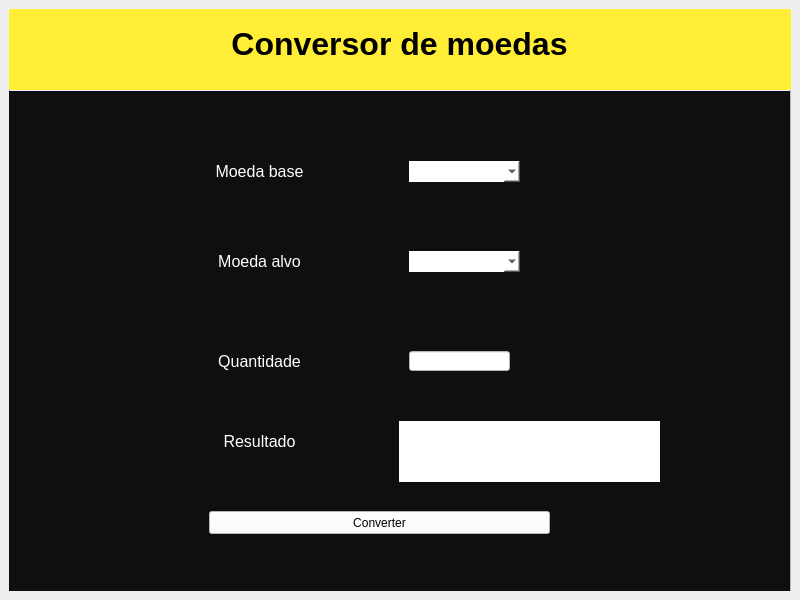
<?xml version="1.0" encoding="UTF-8"?>
<ui version="4.0">
 <class>MainWindow</class>
 <widget class="QMainWindow" name="MainWindow">
  <property name="geometry">
   <rect>
    <x>0</x>
    <y>0</y>
    <width>800</width>
    <height>600</height>
   </rect>
  </property>
  <property name="windowTitle">
   <string>MainWindow</string>
  </property>
  <widget class="QWidget" name="centralwidget">
   <layout class="QHBoxLayout" name="horizontalLayout">
    <item>
     <widget class="QFrame" name="main_container">
      <property name="frameShape">
       <enum>QFrame::StyledPanel</enum>
      </property>
      <property name="frameShadow">
       <enum>QFrame::Raised</enum>
      </property>
      <widget class="QLabel" name="titulo">
       <property name="geometry">
        <rect>
         <x>-10</x>
         <y>-10</y>
         <width>801</width>
         <height>91</height>
        </rect>
       </property>
       <property name="styleSheet">
        <string notr="true">*{
	background-color: rgb(255, 255, 0);
	background-color: rgb(255, 238, 53);
	border:none;
}</string>
       </property>
       <property name="text">
        <string>&lt;html&gt;&lt;head/&gt;&lt;body&gt;&lt;p align=&quot;center&quot;&gt;&lt;span style=&quot; font-size:24pt; font-weight:600;&quot;&gt;Conversor de moedas&lt;/span&gt;&lt;/p&gt;&lt;/body&gt;&lt;/html&gt;</string>
       </property>
      </widget>
      <widget class="QFrame" name="frame">
       <property name="geometry">
        <rect>
         <x>0</x>
         <y>82</y>
         <width>781</width>
         <height>501</height>
        </rect>
       </property>
       <property name="styleSheet">
        <string notr="true">background-color: rgb(15, 15, 15);</string>
       </property>
       <property name="frameShape">
        <enum>QFrame::StyledPanel</enum>
       </property>
       <property name="frameShadow">
        <enum>QFrame::Raised</enum>
       </property>
       <widget class="QComboBox" name="box_base">
        <property name="geometry">
         <rect>
          <x>400</x>
          <y>70</y>
          <width>111</width>
          <height>21</height>
         </rect>
        </property>
        <property name="styleSheet">
         <string notr="true">*{
	background-color: rgb(255, 255, 255);
	border:none;
}</string>
        </property>
       </widget>
       <widget class="QLabel" name="moeda_base">
        <property name="geometry">
         <rect>
          <x>200</x>
          <y>60</y>
          <width>101</width>
          <height>41</height>
         </rect>
        </property>
        <property name="styleSheet">
         <string notr="true">*{
	color: rgb(255, 255, 255);
	border:none;
}</string>
        </property>
        <property name="text">
         <string>&lt;html&gt;&lt;head/&gt;&lt;body&gt;&lt;p align=&quot;center&quot;&gt;&lt;span style=&quot; font-size:12pt;&quot;&gt;Moeda base&lt;/span&gt;&lt;/p&gt;&lt;/body&gt;&lt;/html&gt;</string>
        </property>
       </widget>
       <widget class="QComboBox" name="box_alvo">
        <property name="geometry">
         <rect>
          <x>400</x>
          <y>160</y>
          <width>111</width>
          <height>21</height>
         </rect>
        </property>
        <property name="styleSheet">
         <string notr="true">*{
	background-color: rgb(255, 255, 255);
	border:none;
}</string>
        </property>
       </widget>
       <widget class="QLabel" name="moeda_alvo">
        <property name="geometry">
         <rect>
          <x>200</x>
          <y>150</y>
          <width>101</width>
          <height>41</height>
         </rect>
        </property>
        <property name="styleSheet">
         <string notr="true">*{
	color: rgb(255, 255, 255);
	border:none;
}</string>
        </property>
        <property name="text">
         <string>&lt;html&gt;&lt;head/&gt;&lt;body&gt;&lt;p align=&quot;center&quot;&gt;&lt;span style=&quot; font-size:12pt;&quot;&gt;Moeda alvo&lt;/span&gt;&lt;/p&gt;&lt;/body&gt;&lt;/html&gt;</string>
        </property>
       </widget>
       <widget class="QLabel" name="resultado">
        <property name="geometry">
         <rect>
          <x>200</x>
          <y>330</y>
          <width>101</width>
          <height>41</height>
         </rect>
        </property>
        <property name="styleSheet">
         <string notr="true">*{
	color: rgb(255, 255, 255);
	border:none;
}</string>
        </property>
        <property name="text">
         <string>&lt;html&gt;&lt;head/&gt;&lt;body&gt;&lt;p align=&quot;center&quot;&gt;&lt;span style=&quot; font-size:12pt;&quot;&gt;Resultado&lt;/span&gt;&lt;/p&gt;&lt;/body&gt;&lt;/html&gt;</string>
        </property>
       </widget>
       <widget class="QPlainTextEdit" name="box_resultado">
        <property name="geometry">
         <rect>
          <x>390</x>
          <y>330</y>
          <width>261</width>
          <height>61</height>
         </rect>
        </property>
        <property name="styleSheet">
         <string notr="true">*{
	font: 75 12pt &quot;MS Shell Dlg 2&quot;;
	background-color: rgb(255, 255, 255);
	border:none;
}</string>
        </property>
       </widget>
       <widget class="QPushButton" name="converter_btn">
        <property name="geometry">
         <rect>
          <x>200</x>
          <y>420</y>
          <width>341</width>
          <height>23</height>
         </rect>
        </property>
        <property name="styleSheet">
         <string notr="true">background-color: rgb(255, 255, 255);</string>
        </property>
        <property name="text">
         <string>Converter</string>
        </property>
       </widget>
       <widget class="QLabel" name="quantidade">
        <property name="geometry">
         <rect>
          <x>200</x>
          <y>250</y>
          <width>101</width>
          <height>41</height>
         </rect>
        </property>
        <property name="styleSheet">
         <string notr="true">*{
	color: rgb(255, 255, 255);
	border:none;
}</string>
        </property>
        <property name="text">
         <string>&lt;html&gt;&lt;head/&gt;&lt;body&gt;&lt;p align=&quot;center&quot;&gt;&lt;span style=&quot; font-size:12pt;&quot;&gt;Quantidade&lt;/span&gt;&lt;/p&gt;&lt;/body&gt;&lt;/html&gt;</string>
        </property>
       </widget>
       <widget class="QLineEdit" name="box_quantidade">
        <property name="geometry">
         <rect>
          <x>400</x>
          <y>260</y>
          <width>101</width>
          <height>20</height>
         </rect>
        </property>
        <property name="styleSheet">
         <string notr="true">background-color: rgb(255, 255, 255);</string>
        </property>
       </widget>
      </widget>
     </widget>
    </item>
   </layout>
  </widget>
 </widget>
 <resources/>
 <connections/>
</ui>
